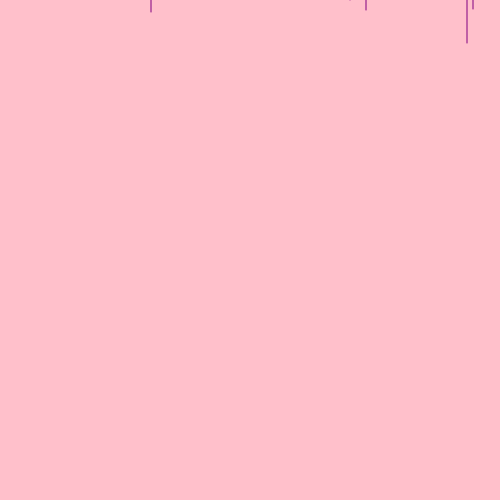
Frame 1 (no input)
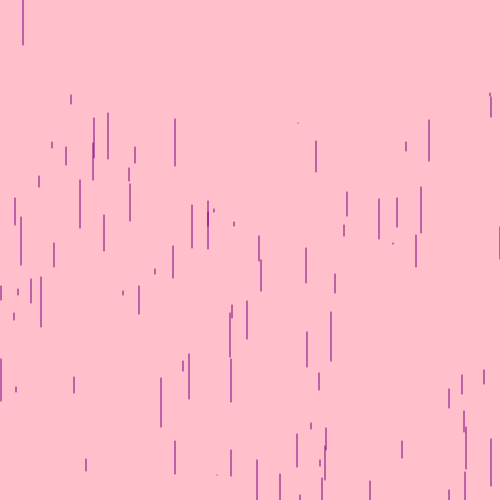
Frame 60 (no input)
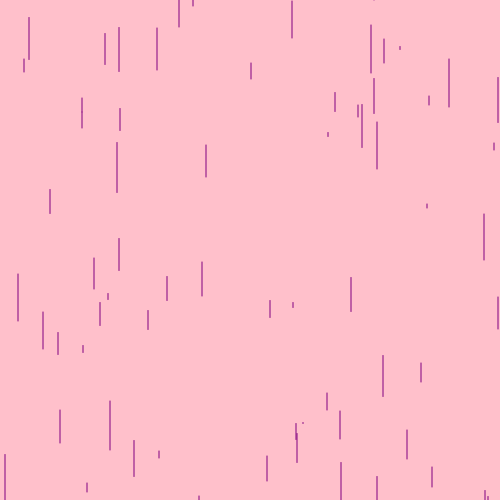
Frame 120 (the mouse pressed at the canvas centre since frame 60)

The p5.js sketch that drew these frames (run headless with seeded random() and noise() and a simulated clock; from frame 60 on, the mouse is pressed at the canvas centre):

// p5.js sketch
// ── sketch.js
var rdrop = new Array();
const SCL = 25;
var dropSpeed = 10;
function setup() {
  createCanvas(500, 500);
  frameRate(60);
  for (var i = 0; i < 100; i++) rdrop[i] = new Raindrop();
}

function draw() {
  background(255,192,203);
  stroke(128,0,128);
  for (var i = 0; i < 100; i++) rdrop[i].drop();
  if (mouseIsPressed) {
    if (mouseX < width && mouseY < height) {
      dropSpeed = map(mouseY, 0, height, 5, 100);
    }
  }
}

function Raindrop() {
  this.len = round(random(50));
  this.x = round(random(width));
  this.y = -round(random(height));
  this.drop = function() {
    line(this.x, this.y, this.x, this.y + this.len);
    if (this.y < height) this.y += dropSpeed;
    else {
      this.x = round(random(width));
      this.y = -round(random(height));
    }
  }
}
